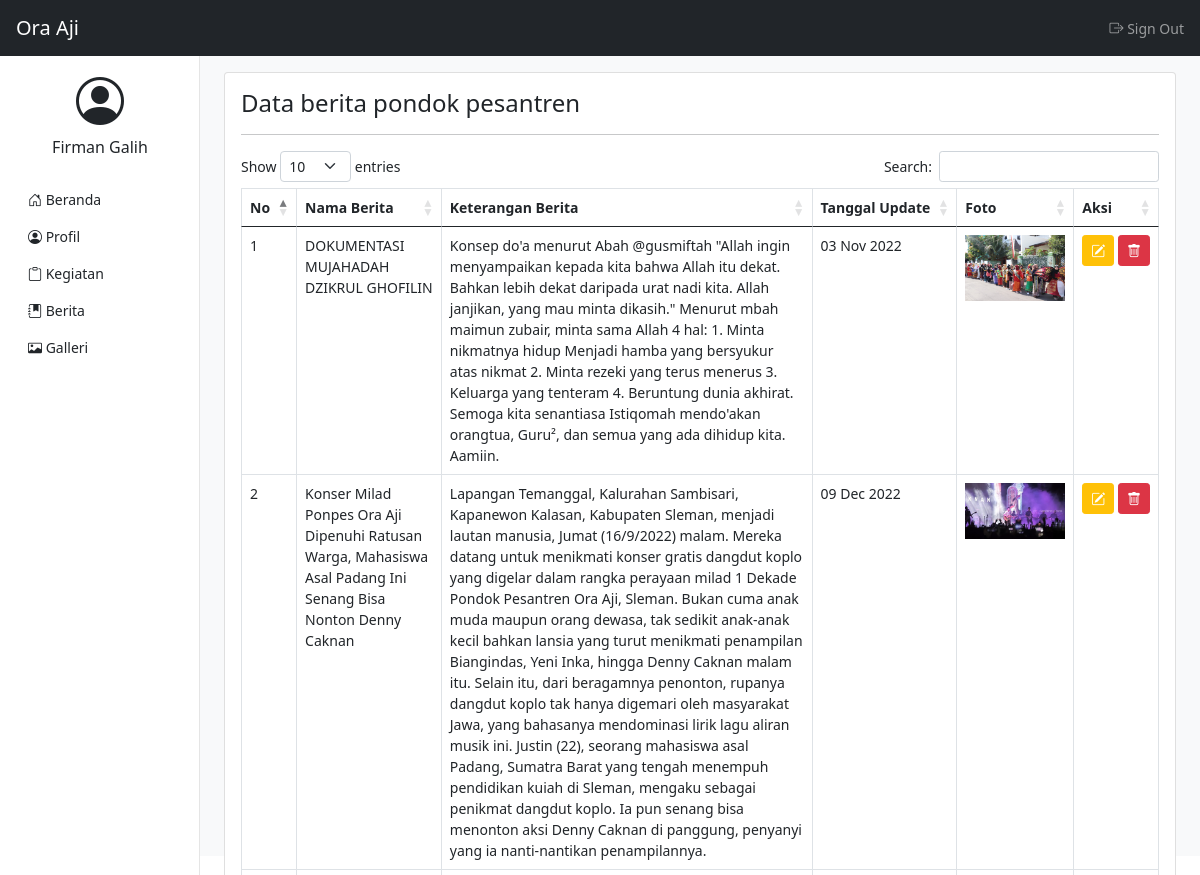
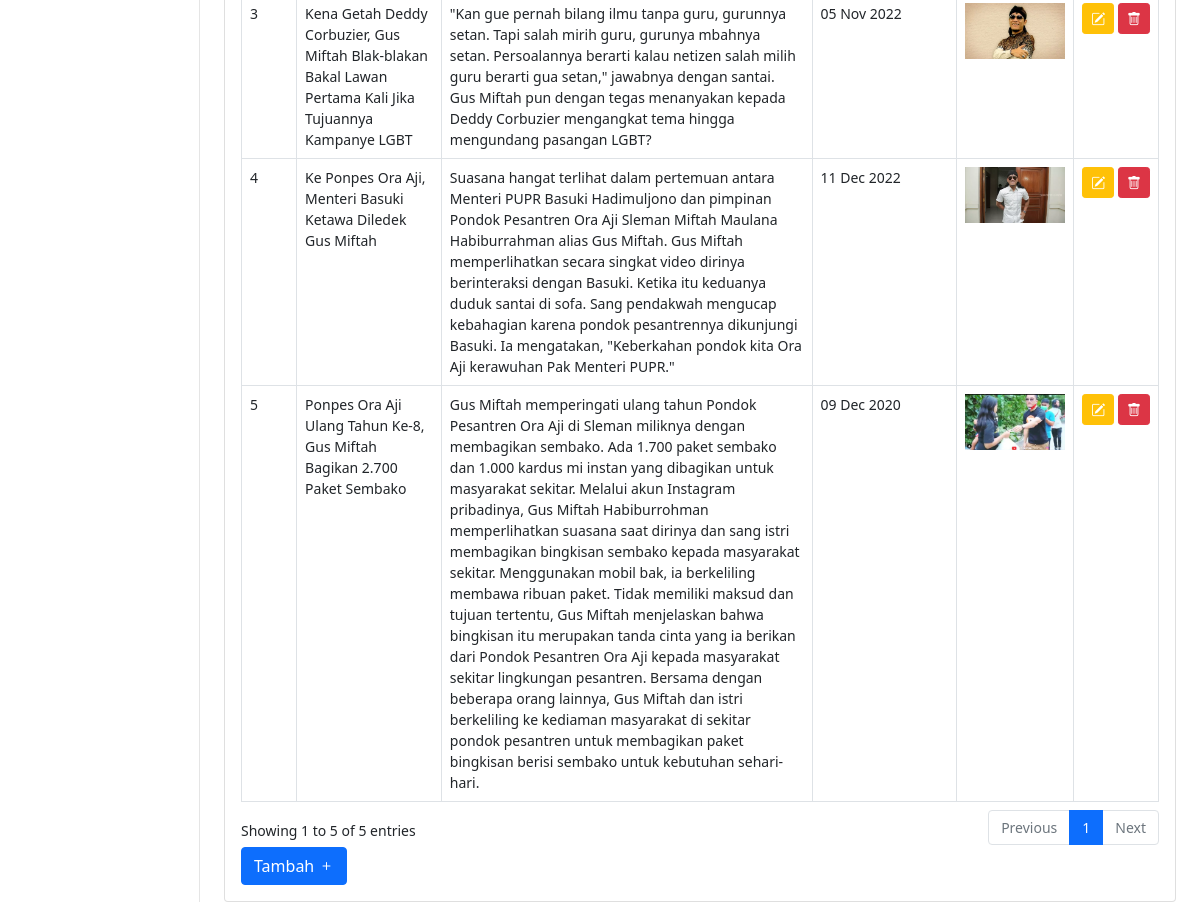
The app's page /admin/berita_tampil.php (signed in) with its own data (2 pictures, top to bottom).
### tables this page shows
CREATE TABLE `berita` (
  `id_berita` int(11) NOT NULL,
  `nama_berita` varchar(255) NOT NULL,
  `keterangan_berita` text NOT NULL,
  `foto_berita` varchar(255) NOT NULL,
  `tanggal_update` date NOT NULL
);

### admin/berita_tampil.php (the view)
<?php
include "header.php";
$ambil_berita = $koneksi -> query("SELECT * FROM berita");
$berita = array();
while ($tiap_berita = $ambil_berita -> fetch_assoc())
{
	$berita[] = $tiap_berita;
}
?>
<h4>Data berita pondok pesantren</h4>
<hr>
<table class="table table-bordered table-hover" id="thetable">
	<thead>
		<tr>
			<th>No</th>
			<th>Nama Berita</th>
			<th>Keterangan Berita</th>
			<th nowrap="nowrap">Tanggal Update</th>
			<th>Foto</th>
			<th>Aksi</th>
		</tr>
	</thead>
	<tbody>
		<?php foreach ($berita as $key => $value): ?>
			<tr>
				<td><?php echo $key+1; ?></td>
				<td><?php echo $value["nama_berita"]; ?></td>
				<td><?php echo $value["keterangan_berita"]; ?></td>
				<td nowrap="nowrap"><?php echo date("d M Y",strtotime($value["tanggal_update"])) ?></td>
				<td>
					<img src="../assets/file/<?php echo $value["foto_berita"]; ?>" width="100">
				</td>
				<td nowrap="nowrap">
					<a href="berita_ubah.php?id=<?php echo $value["id_berita"]; ?>" title="Ubah" class="btn-sm btn btn-warning">
						<span class="bi bi-pencil-square text-white"></span>
					</a>
					<a href="berita_hapus.php?id=<?php echo $value["id_berita"]; ?>" onclick="return confirm('Apakah anda yakin?')" title="Hapus" class="btn-sm btn btn-danger">
						<span class="bi bi-trash"></span>
					</a>
				</td>
			</tr>
		<?php endforeach ?>
	</tbody>
</table>
<a href="berita_tambah.php" title="Tambah" class="btn btn-primary">
	Tambah
	<span class="bi bi-plus"></span>
</a>
<?php
include "footer.php";
?>

### admin/header.php (shortened to what this page needs)
<?php
include "../koneksi.php";
$id = $_SESSION['admin'] ['id_admin'];
$aa = $koneksi -> query("SELECT * FROM admin WHERE id_admin = '$id'");
$admin = $aa->fetch_assoc();
?>
<!DOCTYPE html>
<html>
<head>
	<link rel="stylesheet" type="text/css" href="../assets/css/bootstrap.css">
	<link rel="stylesheet" type="text/css" href="https://cdn.jsdelivr.net/npm/bootstrap-icons@1.5.0/font/bootstrap-icons.css">
	<link rel="stylesheet" type="text/css" href="../assets/css/dashboard.css">
	<link rel="stylesheet" type="text/css" href="../assets/css/dataTables.bootstrap5.min.css">
</head>
<body>
	<header class="navbar navbar-dark bg-dark sticky-top">
		<a class="navbar-brand px-3" href="">Ora Aji</a>
		<div class="navbar-nav">
			<div class="nav-item">
				<a class="nav-link px-3" href="logout.php">
					<i class="bi bi-box-arrow-right"></i>
					Sign Out
				</a>
			</div>
		</div>
	</header>
	<div class="container-fluid">
		<div class="row">
			<nav id="sidebar" class="col-md-3 col-lg-2 bg-white position-fixed start-0 top-0 bottom-0 py-5 collapse d-md-block sidebar">
				<a href="profil_admin.php" class="text-decoration-none">
					<div class="container text-center pt-4">
						<span class="bi bi-person-circle display-5 text-dark"></span>
						<h6 class="pt-2 text-dark"><?php echo $admin["nama_admin"]; ?></h6>
					</div>
				</a>
				<div class="pt-3">
					<ul class="nav flex-column">
						<li class="nav-item">
							<a class="nav-link text-dark" href="index.php">
								<i class="bi bi-house-door"></i>
								Beranda
							</a>
						</li>
						<li class="nav-item">
							<a class="nav-link text-dark" href="profil_admin.php">
								<i class="bi bi-person-circle"></i>
								Profil
							</a>
						</li>
						<li class="nav-item">
							<a class="nav-link text-dark" href="kegiatan_tampil.php">
								<i class="bi bi-clipboard"></i>
								Kegiatan
							</a>
						</li>
						<li class="nav-item">
							<a class="nav-link text-dark" href="berita_tampil.php">
								<i class="bi bi-journal-bookmark-fill"></i>
								Berita
							</a>
						</li>
						<li class="nav-item">
							<a class="nav-link text-dark" href="galleri_tampil.php">
								<i class="bi bi-card-image"></i>
								Galleri
							</a>
						</li>
					</ul>
				</div>
			</nav>
		</div>
	</div>
	<main class="col-lg-10 col-md-9 ms-sm-auto px-sm-4 py-3 vh-100 bg-light">
		<div class="card">
			<div class="card-body">

### assets/css/dashboard.css (style rules this page uses)
body { font-size: 0.875rem; }
.sidebar { z-index: 100; box-shadow: inset -1px 0 0 0 rgba(0, 0, 0, 0.1); }

### records on screen
berita: nama_berita "DOKUMENTASI MUJAHADAH DZIKRUL GHOFILIN", keterangan_berita "Konsep do'a menurut Abah @gusmiftah \"Allah ingin menyampaikan kepada kita bahwa Allah itu dekat. Bahkan lebih dekat daripada urat nadi kita. Allah janjikan, yang mau minta dikasih.\" Menurut mbah maimun zubair, minta sama Allah 4 hal: 1. Minta nikmatnya hidup Menjadi hamba yang bersyukur atas nikmat 2. Minta rezeki yang terus menerus 3. Keluarga yang tenteram 4. Beruntung dunia akhirat. Semoga kita senantiasa Istiqomah mendo'akan orangtua, Guru², dan semua yang ada dihidup kita. Aamiin.", tanggal_update "03 Nov 2022", foto_berita (picture)
berita: nama_berita "Konser Milad Ponpes Ora Aji Dipenuhi Ratusan Warga, Mahasiswa Asal Padang Ini Senang Bisa Nonton Denny Caknan", keterangan_berita "Lapangan Temanggal, Kalurahan Sambisari, Kapanewon Kalasan, Kabupaten Sleman, menjadi lautan manusia, Jumat (16/9/2022) malam. Mereka datang untuk menikmati konser gratis dangdut koplo yang digelar dalam rangka perayaan milad 1 Dekade Pondok Pesantren Ora Aji, Sleman. Bukan cuma anak muda maupun orang dewasa, tak sedikit anak-anak kecil bahkan lansia yang turut menikmati penampilan Biangindas, Yeni Inka, hingga Denny Caknan malam itu. Selain itu, dari beragamnya penonton, rupanya dangdut koplo tak hanya digemari oleh masyarakat Jawa, yang bahasanya mendominasi lirik lagu aliran musik ini. Justin (22), seorang mahasiswa asal Padang, Sumatra Barat yang tengah menempuh pendidikan kuiah di…", tanggal_update "09 Dec 2022", foto_berita (picture)
berita: nama_berita "Kena Getah Deddy Corbuzier, Gus Miftah Blak-blakan Bakal Lawan Pertama Kali Jika Tujuannya Kampanye LGBT", keterangan_berita "\"Kan gue pernah bilang ilmu tanpa guru, gurunnya setan. Tapi salah mirih guru, gurunya mbahnya setan. Persoalannya berarti kalau netizen salah milih guru berarti gua setan,\" jawabnya dengan santai. Gus Miftah pun dengan tegas menanyakan kepada Deddy Corbuzier mengangkat tema hingga mengundang pasangan LGBT?", tanggal_update "05 Nov 2022", foto_berita (picture)
berita: nama_berita "Ke Ponpes Ora Aji, Menteri Basuki Ketawa Diledek Gus Miftah", keterangan_berita "Suasana hangat terlihat dalam pertemuan antara Menteri PUPR Basuki Hadimuljono dan pimpinan Pondok Pesantren Ora Aji Sleman Miftah Maulana Habiburrahman alias Gus Miftah. Gus Miftah memperlihatkan secara singkat video dirinya berinteraksi dengan Basuki. Ketika itu keduanya duduk santai di sofa. Sang pendakwah mengucap kebahagian karena pondok pesantrennya dikunjungi Basuki. Ia mengatakan, \"Keberkahan pondok kita Ora Aji kerawuhan Pak Menteri PUPR.\"", tanggal_update "11 Dec 2022", foto_berita (picture)
berita: nama_berita "Ponpes Ora Aji Ulang Tahun Ke-8, Gus Miftah Bagikan 2.700 Paket Sembako", keterangan_berita "Gus Miftah memperingati ulang tahun Pondok Pesantren Ora Aji di Sleman miliknya dengan membagikan sembako. Ada 1.700 paket sembako dan 1.000 kardus mi instan yang dibagikan untuk masyarakat sekitar. Melalui akun Instagram pribadinya, Gus Miftah Habiburrohman memperlihatkan suasana saat dirinya dan sang istri membagikan bingkisan sembako kepada masyarakat sekitar. Menggunakan mobil bak, ia berkeliling membawa ribuan paket. Tidak memiliki maksud dan tujuan tertentu, Gus Miftah menjelaskan bahwa bingkisan itu merupakan tanda cinta yang ia berikan dari Pondok Pesantren Ora Aji kepada masyarakat sekitar lingkungan pesantren. Bersama dengan beberapa orang lainnya, Gus Miftah dan istri berkeliling…", tanggal_update "09 Dec 2020", foto_berita (picture)

### other values on screen
$admin["nama_admin"] "Firman Galih"
